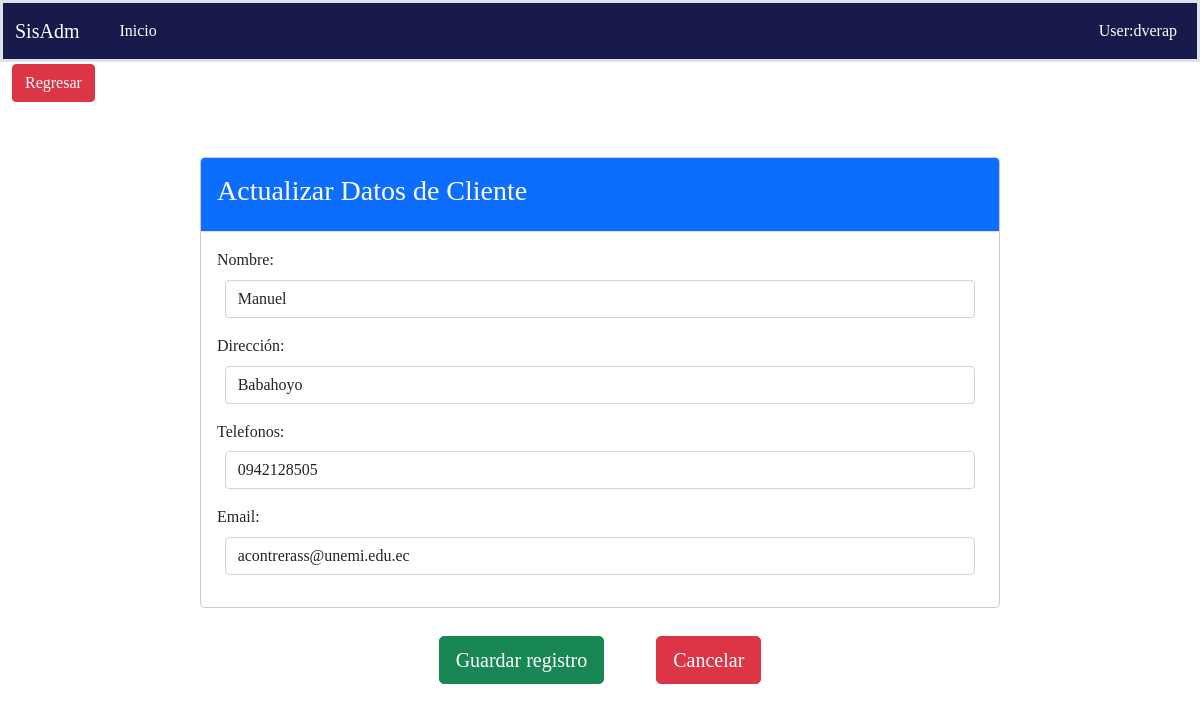
/cuenta_cobrar/editar_cliente/2, run on the app's committed database.
### Aplicacion/cuenta_cobrar/models.py (models this page shows, shortened)
class Cliente(models.Model):
    nombre = models.CharField(max_length=200, unique=True)
    direccion = models.CharField(max_length=200, blank=True, null=True, verbose_name='Dirección')
    telefonos = models.CharField(max_length=50, blank=True, null=True)
    email = models.CharField(max_length=100,unique=True)

### Aplicacion/cuenta_cobrar/views/cliente/views.py (the view)
# urls.py: path('editar_cliente/<int:pk>', ActualizarCliente.as_view(), name="editar_cliente"),
class ActualizarCliente(UpdateView):
    model = Cliente
    template_name = "cliente/editar_cliente.html"
    success_url = reverse_lazy('cuenta_cobrar:detalle_cliente')
    form_class = Clientes
    def get_context_data(self, **kwargs):
        context = super().get_context_data(**kwargs)
        context['action_save'] = self.request.path
        context['titulo'] = 'Actualizar Datos de Cliente'
        context['url_anterior'] = '/cuenta_cobrar/detalle_cliente'
        context['listar_url'] = '/cuenta_cobrar/detalle_cliente'
        return context

### Aplicacion/cuenta_cobrar/forms.py
class Clientes(ModelForm):
    def __init__(self, *args, **kwargs):
        super().__init__(*args, **kwargs)
        for form in self.visible_fields():
            form.field.widget.attrs['class'] = 'form-control'
            form.field.widget.attrs['autocomplete'] = 'off'
    class Meta:
        model = Cliente
        fields = '__all__'
        widgets = {
          'telefonos': forms.NumberInput(attrs={'placerholder': 'Ingrese su número de teléfono'}),
          'fecha': forms.DateInput(
                         format=('%Y-%m-%d'),
                         attrs={'class': 'form-control', 'type': 'date'}
          ),
        }

### Aplicacion/cuenta_cobrar/templates/cliente/editar_cliente.html (shortened to what this page needs)
{% extends 'formulario.html' %}
{% load static %}
{% block controls %}
        {{ form.as_p }}
{% endblock %}

### static/css/estilo.css (style rules this page uses)
body { background-color:black; background-image: radial-gradient(#6e6c6c, rgba(245, 248, 245, 0.2) 2px, transparent 40px), radial-gradient(white, rgba(255,255,255,.15) 1px, transparent 30px), radial-gradient(white, rgba(255,255,255,.1) 2px, transparent 40px), radial-gradient(rgba(255,255,255,.4), rgba(255,255,255,.1) 2px, transparent 30px); background-size: 550px 550px, 350px 350px, 250px 250px, 150px 150px; background-position: 0 0, 40px 60px, 130px 270px, 70px 100px; color: #171a4a; }

### static/css/diseño.css (style rules this page uses)
body { font-family: "Droid Sans Mono Slashed"; }
.form-control { display:block; width: 98%; margin: 1%; }

### data on the page
Cliente: nombre "Manuel", direccion "Babahoyo", telefonos "0942128505", email "acontrerass@unemi.edu.ec"

### other printed values
{{ titulo }} "Actualizar Datos de Cliente"
